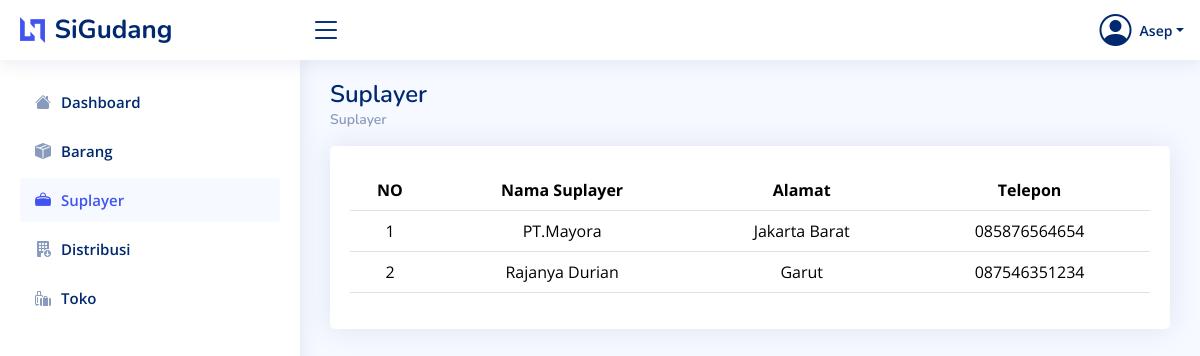
The app's page /Views/v_suplayerbarang.php (signed in) with its own data.
### tables this page shows
CREATE TABLE `tb_suplayer` (
  `id_suplayer` int(11) NOT NULL,
  `nama_suplayer` varchar(35) NOT NULL,
  `alamat` text NOT NULL,
  `telepon` varchar(12) NOT NULL
);

### Config/Koneksi.php (called while the page is built, shortened)
<?php
class Koneksi
{
  private $host = "localhost";
  private $user = "root";
  private $pass = "";
  private $db = "sigudang";
  public function __construct()
  {
    $this->conn = new mysqli($this->host, $this->user, $this->pass, $this->db);
  }
}

### Controllers/c_suplayer.php (called while the page is built, shortened)
<?php
require_once '../Models/m_suplayer.php';
class SuplayerController
{
  public function getDataSuplayer()
  {
    $suplayer = new Suplayer();
    $suplayer_barang = $suplayer->getAllSuplayer();
    return $suplayer_barang;
  }
}

### Models/m_suplayer.php (called while the page is built, shortened)
<?php
require_once '../Config/Koneksi.php';
class Suplayer
{
  private $db;
  public function __construct()
  {
    $this->db = new Koneksi();
  }
  public function getAllSuplayer()
  {
    $query = "SELECT * FROM tb_suplayer";
    $result = $this->db->conn->query($query);
    return $result->fetch_all(MYSQLI_ASSOC);
  }
}

### Views/v_suplayerbarang.php (the view, shortened to what this page needs)
<?php
include_once "./Layouts/header.php";
include_once "./Layouts/sidebar.php";
require_once "../Controllers/c_suplayer.php";
$suplayerController = new SuplayerController();
$suplayer_barang = $suplayerController->getDataSuplayer();
?>
<main id="main" class="main">
  <div class="pagetitle">
    <h1>Suplayer</h1>
    <nav>
      <ol class="breadcrumb">
        <li class="breadcrumb-item"><a href="#">Suplayer</a></li>
      </ol>
    </nav>
  </div>
  <section class="section">
    <div class="row">
      <div class="col-lg-12">
        <div class="card">
          <div class="card-body">
            <table class="table mt-4">
              <thead>
                <tr>
                  <th class="text-center">NO</th>
                  <th class="text-center">Nama Suplayer</th>
                  <th class="text-center">Alamat</th>
                  <th class="text-center">Telepon</th>
                </tr>
              </thead>
              <?php $no = 1; ?>
              <tbody>
                <?php if (!empty($suplayer_barang)): ?>
                  <?php foreach ($suplayer_barang as $suplayer) : ?>
                    <tr>
                      <td class="text-center"><?= $no++; ?></td>
                      <td class="text-center"><?= htmlspecialchars($suplayer['nama_suplayer']) ?></td>
                      <td class="text-center"><?= htmlspecialchars($suplayer['alamat']) ?></td>
                      <td class="text-center"><?= htmlspecialchars($suplayer['telepon']) ?></td>
                    </tr>
                  <?php endforeach; ?>
                <?php else: ?>
                  <tr>
                    <td colspan="7" class="text-center">Tidak ada data Suplayer.</td>
                  </tr>
                <?php endif; ?>
              </tbody>
            </table>
          </div>
        </div>
      </div>
    </div>
  </section>
</main>
<?php include_once "./Layouts/footer.php"; ?>

### assets/css/style.css (style rules this page uses)
:root { scroll-behavior: smooth; }
body { font-family: "Open Sans", sans-serif; background: #f6f9ff; color: #444444; }
a { color: #4154f1; text-decoration: none; }
h1, h2, h3, h4, h5, h6 { font-family: "Nunito", sans-serif; }
#main { margin-top: 60px; padding: 20px 30px; transition: all 0.3s; }
.pagetitle { margin-bottom: 10px; }
.pagetitle h1 { font-size: 24px; margin-bottom: 0; font-weight: 600; color: #012970; }
.card { margin-bottom: 30px; border: none; border-radius: 5px; box-shadow: 0px 0 30px rgba(1, 41, 112, 0.1); }
.card-body { padding: 0 20px 20px 20px; }
.breadcrumb { font-size: 14px; font-family: "Nunito", sans-serif; color: #899bbd; font-weight: 600; }
.breadcrumb a { color: #899bbd; transition: 0.3s; }
.breadcrumb .breadcrumb-item::before { color: #899bbd; }
@media (min-width: 1200px) { #main, #footer { margin-left: 300px; } }

### records on screen
tb_suplayer: nama_suplayer "PT.Mayora", alamat "Jakarta Barat", telepon "085876564654"
tb_suplayer: nama_suplayer "Rajanya Durian", alamat "Garut", telepon "087546351234"

### other values on screen
$username "Asep"
